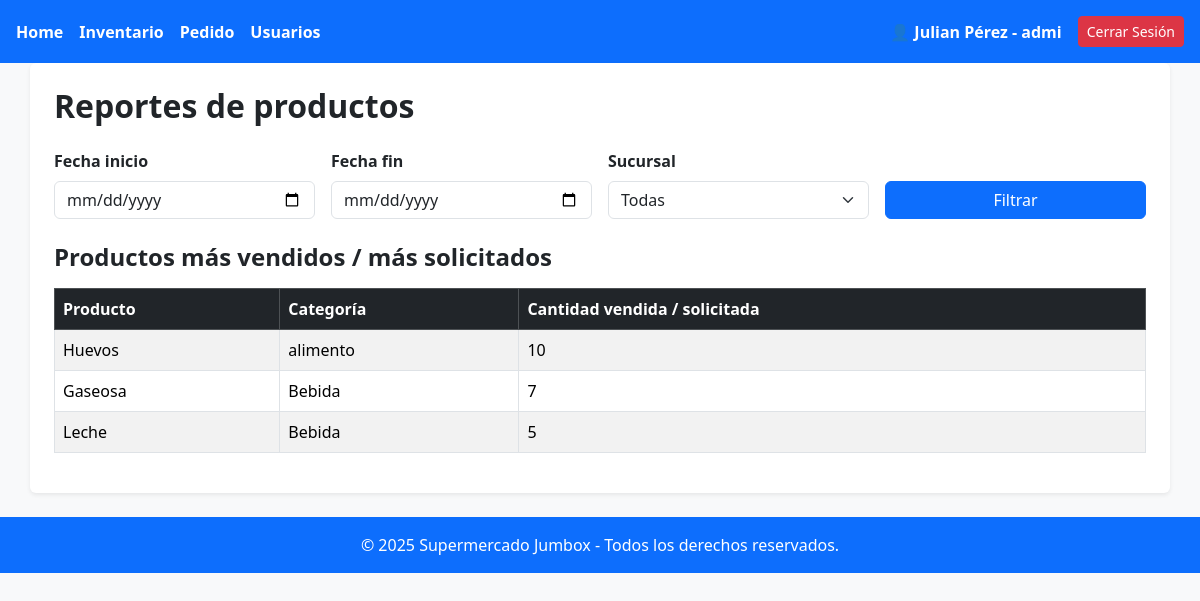
The app's page /reportes (signed in), older data.
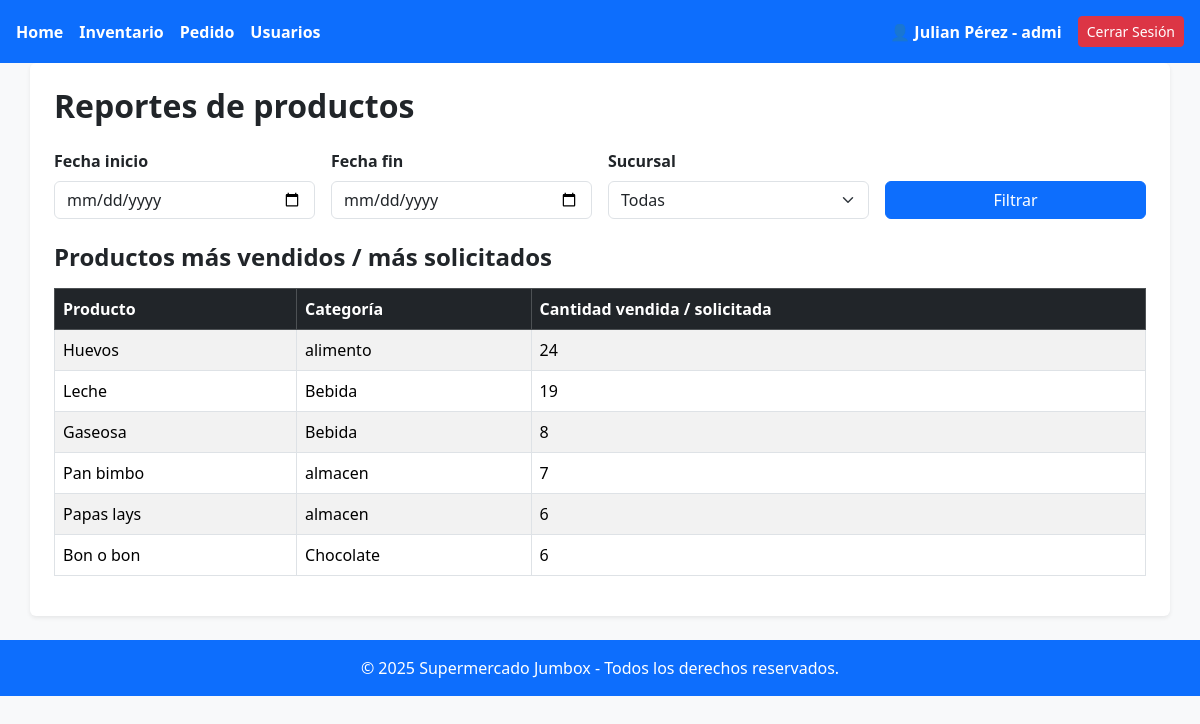
The same page, newer data.
### tables this page shows
CREATE TABLE producto(
                id INTEGER PRIMARY KEY AUTOINCREMENT,
                nombre VARCHAR(50),
                categoria VARCHAR(50),
                precio REAL,
                stock_minimo INTEGER
            );

### app.py (the view)
@app.route("/reportes")
def reportes():
    if "rol" not in session:
        return redirect(url_for("login"))  # si no está logueado
    if session["rol"] == "reponedor" or session["rol"] == "vendedor":
        return "Acceso denegado. No tenés permisos para entrar acá.", 403
    fecha_inicio = request.args.get("fecha_inicio", "").strip()
    fecha_fin = request.args.get("fecha_fin", "").strip()
    sucursal_raw = request.args.get("sucursal", "").strip()
    db.cursor.execute("SELECT id, nombre FROM sucursal")
    sucursales = db.cursor.fetchall()
    selected_sucursal = None
    if sucursal_raw != "":
        try:
            selected_sucursal = int(sucursal_raw)
        except ValueError:
            selected_sucursal = None
    def validar_fecha(s):
        if not s:
            return None
        try:
            dt = datetime.strptime(s, "%Y-%m-%d")
            return dt.strftime("%Y-%m-%d")   # aseguramos formato
        except Exception:
            return None
    f_inicio = validar_fecha(fecha_inicio)
    f_fin = validar_fecha(fecha_fin)
    query = """
        SELECT p.nombre, p.categoria, SUM(dv.cantidad) AS cantidad
        FROM detalle_venta dv
        JOIN venta v ON dv.id_venta = v.id_venta
        JOIN producto p ON dv.id_producto = p.id
        WHERE 1=1
    """
    params = []
    if f_inicio:
        query += " AND date(v.fecha) >= date(?)"
        params.append(f_inicio)
    if f_fin:
        query += " AND date(v.fecha) <= date(?)"
        params.append(f_fin)
    if selected_sucursal is not None:
        query += " AND v.id_sucursal = ?"
        params.append(selected_sucursal)
    query += " GROUP BY p.id ORDER BY cantidad DESC"
    print("reportes -> args:", dict(request.args))
    print("QUERY:", query)
    print("PARAMS:", params)
    db.cursor.execute(query, params)
    reportes = db.cursor.fetchall()
    print("Reporte con filtros:", reportes)
    return render_template(
        "reportes.html",
        usuarioNombre=session["nombre"],
        usuarioApellido=session["apellido"],
        usuarioRol=session["rol"],
        reportes=reportes,
        sucursales=sucursales,
        selected_sucursal=selected_sucursal,
        fecha_inicio=f_inicio or "",
        fecha_fin=f_fin or ""
    )

### templates/reportes.html (shortened to what this page needs)
<!DOCTYPE html>
<html lang="en">
<head>
    <link href="https://cdn.jsdelivr.net/npm/bootstrap@5.3.2/dist/css/bootstrap.min.css" rel="stylesheet">
</head>
<body class="bg-light">
    <header class="d-flex justify-content-between align-items-center p-3 bg-primary text-white">
        <nav class="d-flex gap-3">
            <a class="text-white text-decoration-none fw-bold" href="{{url_for('panel_principal')}}">Home</a>
            {%if usuarioRol!='vendedor'%}
                <a class="text-white text-decoration-none fw-bold" href="{{url_for('gestion_inventario')}}">Inventario</a>
            {%endif%}
            {%if usuarioRol!='vendedor' and usuarioRol!='reponedor'%}
            <a class="text-white text-decoration-none fw-bold" href="{{url_for('gestion_pedidos')}}">Pedido</a>
            {%endif%}
            {%if usuarioRol=='admi'%}
            <a class="text-white text-decoration-none fw-bold" href="{{url_for('gestion_usuario')}}">Usuarios</a>
            {%endif%}
        </nav>
        <div id="user-section" class="d-flex align-items-center gap-3">
            <span class="fw-semibold">👤 {{ usuarioNombre }} {{usuarioApellido}} - {{usuarioRol}}</span>
            <a href="{{ url_for('logout') }}" class="btn btn-danger btn-sm">Cerrar Sesión</a>
        </div>
    </header>
    <main class="container bg-white p-4 shadow-sm rounded">
        <h2 class="mb-4 fw-bold">Reportes de productos</h2>
        <form method="GET" action="{{ url_for('reportes') }}" class="row g-3 mb-4">
            <div class="col-md-3">
                <label for="fecha_inicio" class="form-label fw-semibold">Fecha inicio</label>
                <input type="date" id="fecha_inicio" name="fecha_inicio" class="form-control"
                    value="{{ request.args.get('fecha_inicio', '') }}">
            </div>
            <div class="col-md-3">
                <label for="fecha_fin" class="form-label fw-semibold">Fecha fin</label>
                <input type="date" id="fecha_fin" name="fecha_fin" class="form-control"
                    value="{{ request.args.get('fecha_fin', '') }}">
            </div>
            {% if usuarioRol != 'vendedor' %}
            <div class="col-md-3">
                <label for="sucursal" class="form-label fw-semibold">Sucursal</label>
                <select id="sucursal" name="sucursal" class="form-select">
                    <option value="">Todas</option>
                </select>
            </div>
            {% endif %}
            <div class="col-md-3 d-flex align-items-end">
                <button type="submit" class="btn btn-primary w-100">Filtrar</button>
            </div>
        </form>
        <h4 class="fw-semibold">Productos más vendidos / más solicitados</h4>
        {% if reportes %}
        <table class="table table-bordered table-striped mt-3">
            <thead class="table-dark">
                <tr>
                    <th>Producto</th>
                    <th>Categoría</th>
                    <th>Cantidad vendida / solicitada</th>
                </tr>
            </thead>
            <tbody>
                {% for r in reportes %}
                <tr>
                    <td>{{ r[0] }}</td>
                    <td>{{ r[1] }}</td>
                    <td>{{ r[2] }}</td>
                </tr>
                {% endfor %}
            </tbody>
        </table>
        {% else %}
        <p class="text-muted mt-3">No hay datos para los filtros seleccionados.</p>
        {% endif %}
    </main>
    <footer class="text-center p-3 mt-4 bg-primary text-white">
        © 2025 Supermercado Jumbox - Todos los derechos reservados.
    </footer>
</body>
</html>

Row changes from the older to the newer data that the page shows:
computed for producto "Huevos": r "10" → "24"
changed producto "Leche": r "5" → "19"; moves up the list
computed for producto "Gaseosa": r "7" → "8"
added producto: nombre "Pan bimbo", categoria "almacen", r "7"
added producto: nombre "Papas lays", categoria "almacen", r "6"
now on this page (row edited): producto: nombre "Bon o bon", categoria "Chocolate", r "6"
